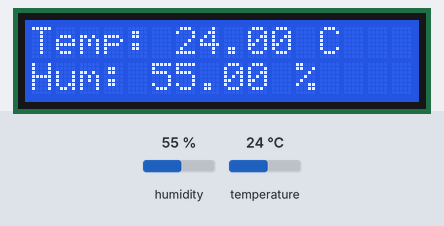
A sketch run on a simulated Arduino Uno, built with avr-gcc and run on an emulated ATmega328P. Shown: 16×2 character LCD. The test bench sets the inputs (shaded band); at power-on: humidity 55 %, temperature 24 °C. What the sketch prints to the serial monitor is not drawn.

Above: at 1.2 s.
1.3 s: humidity set to 22 %
At 3.0 s:
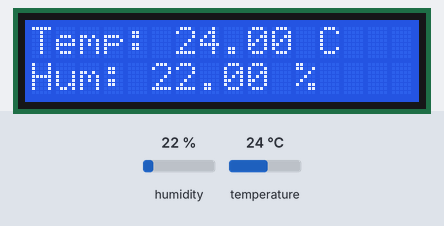
4.0 s: temperature set to 12 °C
At 4.5 s:
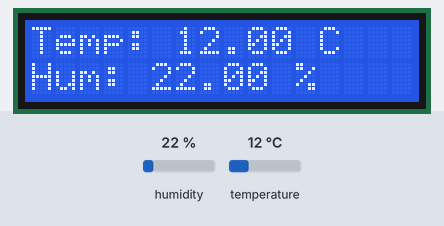
6.7 s: humidity set to 40 %
At 8.6 s:
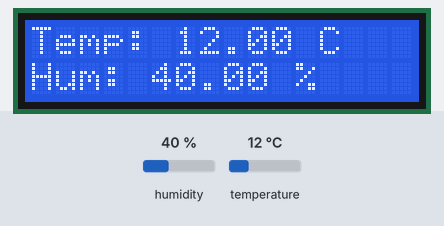
9.7 s: temperature set to 19 °C
At 11.3 s:
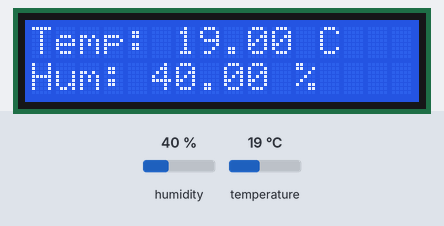
Timing chart, 0 to 12.8 s (numbered marks = the images above; inputs shaded):
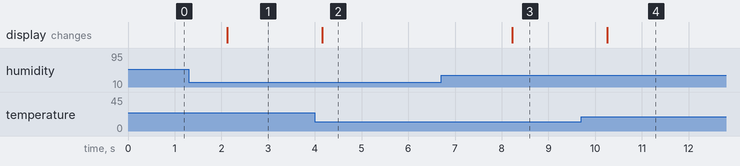

The sketch:

relative.ino
```cpp
#include <Wire.h>
#include <LiquidCrystal_I2C.h>
#include <DHT.h>

#define DHTPIN 2     // Pin donde está conectado el sensor DHT22
#define DHTTYPE DHT22   // Tipo de sensor DHT (DHT22 en este caso)

DHT dht(DHTPIN, DHTTYPE);
LiquidCrystal_I2C lcd(0x3F,16,2);  // Dirección I2C de la pantalla (ajusta si es necesario)

void setup() {
  Serial.begin(9600);
  dht.begin();
  lcd.init();
  lcd.backlight();

  Serial.println("Iniciando..."); // Mensaje de inicio en el monitor serial
}

void loop() {
  float h = dht.readHumidity();
  float t = dht.readTemperature();

  if (isnan(h) || isnan(t)) {
    Serial.println("Error al leer el sensor DHT!"); // Mensaje de error en el monitor serial
    return;
  }

  // Mostrar valores en el monitor serial:
  Serial.print("Humedad: ");
  Serial.print(h);
  Serial.print(" %\t");
  Serial.print("Temperatura: ");
  Serial.print(t);
  Serial.println(" C");

  // Mostrar valores en la pantalla LCD (si funciona):
  lcd.setCursor(0,0);
  lcd.print("Temp: ");
  lcd.print(t);
  lcd.print(" C");

  lcd.setCursor(0,1);
  lcd.print("Hum: ");
  lcd.print(h);
  lcd.print(" %");

  delay(2000);
}
```

Measured:
- after the input at 1.3 s, the display: changes after 0.83 s (image 1)
- after the input at 4.0 s, the display: changes after 0.16 s (image 2)
- after the input at 6.7 s, the display: changes after 1.5 s (image 3)
- after the input at 9.7 s, the display: changes after 0.55 s (image 4)
